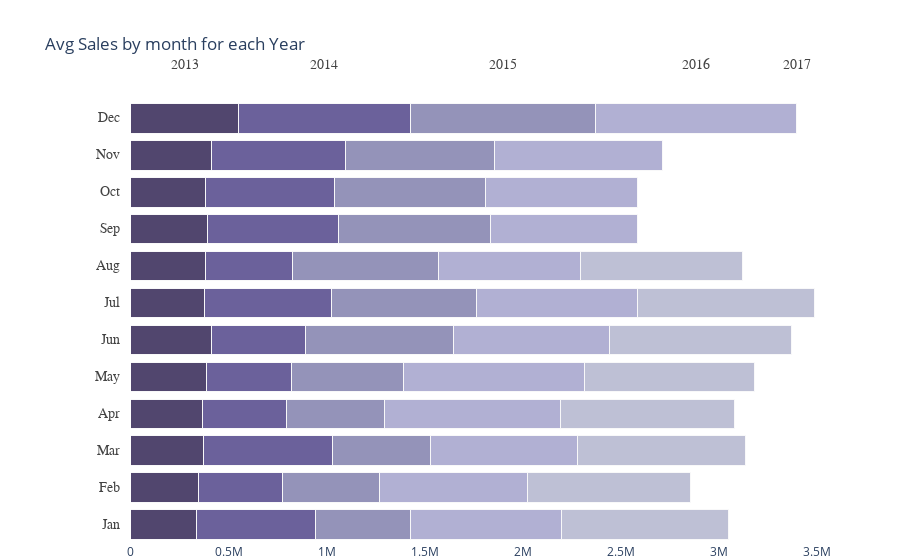

Notebook code for this chart:
### Code cell
# top levels
top_labels = ['2013', '2014', '2015', '2016', '2017']

colors = ['rgba(38, 24, 74, 0.8)', 'rgba(71, 58, 131, 0.8)',
          'rgba(122, 120, 168, 0.8)', 'rgba(164, 163, 204, 0.85)',
          'rgba(190, 192, 213, 1)']

# X axis value 
data_year = data_year[['s13','s14','s15','s16','s17']].replace(np.nan,0)
x_data = data_year.values

# y axis value (Month)
data_2013['month'] =['Jan','Feb','Mar','Apr','May','Jun','Jul','Aug','Sep','Oct','Nov','Dec']
y_data = data_2013['month'].tolist()

fig = go.Figure()
for i in range(0, len(x_data[0])):
    for xd, yd in zip(x_data, y_data):
        fig.add_trace(go.Bar(
            x=[xd[i]], y=[yd],
            orientation='h',
            marker=dict(
                color=colors[i],
                line=dict(color='rgb(248, 248, 249)', width=1)
            )
        ))

fig.update_layout(title='Avg Sales by month for each Year',
    xaxis=dict(showgrid=False, 
               zeroline=False, domain=[0.15, 1]),
    yaxis=dict(showgrid=False, showline=False,
               showticklabels=False, zeroline=False),
    barmode='stack', 
    template="plotly_white",
    margin=dict(l=0, r=50, t=100, b=10),
    showlegend=False, 
)

annotations = []
for yd, xd in zip(y_data, x_data):
    # labeling the y-axis
    annotations.append(dict(xref='paper', yref='y',
                            x=0.14, y=yd,
                            xanchor='right',
                            text=str(yd),
                            font=dict(family='Arial', size=14,
                                      color='rgb(67, 67, 67)'),
                            showarrow=False, align='right'))
    # labeling the first Likert scale (on the top)
    if yd == y_data[-1]:
        annotations.append(dict(xref='x', yref='paper',
                                x=xd[0] / 2, y=1.1,
                                text=top_labels[0],
                                font=dict(family='Arial', size=14,
                                          color='rgb(67, 67, 67)'),
                          showarrow=False))
    space = xd[0]
    for i in range(1, len(xd)):
            # labeling the Likert scale
            if yd == y_data[-1]:
                annotations.append(dict(xref='x', yref='paper',
                                        x=space + (xd[i]/2), y=1.1,
                                        text=top_labels[i],
                                        font=dict(family='Arial', size=14,
                                                  color='rgb(67, 67, 67)'),
                                        showarrow=False))
            space += xd[i]
fig.update_layout(
    annotations=annotations)
fig.show()

### Figure 1 — Plotly figure (JSON) as saved in the notebook; plotly's stock layout.template omitted (floating-point values rounded to 4 significant figures)
{"data": [{"marker": {"color": "rgba(38, 24, 74, 0.8)", "line": {"color": "rgb(248, 248, 249)", "width": 1}}, "orientation": "h", "type": "bar", "x": [333100.0], "y": ["Jan"]}, {"marker": {"color": "rgba(38, 24, 74, 0.8)", "line": {"color": "rgb(248, 248, 249)", "width": 1}}, "orientation": "h", "type": "bar", "x": [345000.0], "y": ["Feb"]}, {"marker": {"color": "rgba(38, 24, 74, 0.8)", "line": {"color": "rgb(248, 248, 249)", "width": 1}}, "orientation": "h", "type": "bar", "x": [368700.0], "y": ["Mar"]}, {"marker": {"color": "rgba(38, 24, 74, 0.8)", "line": {"color": "rgb(248, 248, 249)", "width": 1}}, "orientation": "h", "type": "bar", "x": [366400.0], "y": ["Apr"]}, {"marker": {"color": "rgba(38, 24, 74, 0.8)", "line": {"color": "rgb(248, 248, 249)", "width": 1}}, "orientation": "h", "type": "bar", "x": [386600.0], "y": ["May"]}, {"marker": {"color": "rgba(38, 24, 74, 0.8)", "line": {"color": "rgb(248, 248, 249)", "width": 1}}, "orientation": "h", "type": "bar", "x": [410000.0], "y": ["Jun"]}, {"marker": {"color": "rgba(38, 24, 74, 0.8)", "line": {"color": "rgb(248, 248, 249)", "width": 1}}, "orientation": "h", "type": "bar", "x": [375200.0], "y": ["Jul"]}, {"marker": {"color": "rgba(38, 24, 74, 0.8)", "line": {"color": "rgb(248, 248, 249)", "width": 1}}, "orientation": "h", "type": "bar", "x": [378600.0], "y": ["Aug"]}, {"marker": {"color": "rgba(38, 24, 74, 0.8)", "line": {"color": "rgb(248, 248, 249)", "width": 1}}, "orientation": "h", "type": "bar", "x": [393100.0], "y": ["Sep"]}, {"marker": {"color": "rgba(38, 24, 74, 0.8)", "line": {"color": "rgb(248, 248, 249)", "width": 1}}, "orientation": "h", "type": "bar", "x": [379900.0], "y": ["Oct"]}, {"marker": {"color": "rgba(38, 24, 74, 0.8)", "line": {"color": "rgb(248, 248, 249)", "width": 1}}, "orientation": "h", "type": "bar", "x": [411900.0], "y": ["Nov"]}, {"marker": {"color": "rgba(38, 24, 74, 0.8)", "line": {"color": "rgb(248, 248, 249)", "width": 1}}, "orientation": "h", "type": "bar", "x": [550000.0], "y": ["Dec"]}, {"marker": {"color": "rgba(71, 58, 131, 0.8)", "line": {"color": "rgb(248, 248, 249)", "width": 1}}, "orientation": "h", "type": "bar", "x": [610100.0], "y": ["Jan"]}, {"marker": {"color": "rgba(71, 58, 131, 0.8)", "line": {"color": "rgb(248, 248, 249)", "width": 1}}, "orientation": "h", "type": "bar", "x": [429900.0], "y": ["Feb"]}, {"marker": {"color": "rgba(71, 58, 131, 0.8)", "line": {"color": "rgb(248, 248, 249)", "width": 1}}, "orientation": "h", "type": "bar", "x": [657000.0], "y": ["Mar"]}, {"marker": {"color": "rgba(71, 58, 131, 0.8)", "line": {"color": "rgb(248, 248, 249)", "width": 1}}, "orientation": "h", "type": "bar", "x": [428700.0], "y": ["Apr"]}, {"marker": {"color": "rgba(71, 58, 131, 0.8)", "line": {"color": "rgb(248, 248, 249)", "width": 1}}, "orientation": "h", "type": "bar", "x": [431600.0], "y": ["May"]}, {"marker": {"color": "rgba(71, 58, 131, 0.8)", "line": {"color": "rgb(248, 248, 249)", "width": 1}}, "orientation": "h", "type": "bar", "x": [479500.0], "y": ["Jun"]}, {"marker": {"color": "rgba(71, 58, 131, 0.8)", "line": {"color": "rgb(248, 248, 249)", "width": 1}}, "orientation": "h", "type": "bar", "x": [645300.0], "y": ["Jul"]}, {"marker": {"color": "rgba(71, 58, 131, 0.8)", "line": {"color": "rgb(248, 248, 249)", "width": 1}}, "orientation": "h", "type": "bar", "x": [447900.0], "y": ["Aug"]}, {"marker": {"color": "rgba(71, 58, 131, 0.8)", "line": {"color": "rgb(248, 248, 249)", "width": 1}}, "orientation": "h", "type": "bar", "x": [667400.0], "y": ["Sep"]}, {"marker": {"color": "rgba(71, 58, 131, 0.8)", "line": {"color": "rgb(248, 248, 249)", "width": 1}}, "orientation": "h", "type": "bar", "x": [657900.0], "y": ["Oct"]}, {"marker": {"color": "rgba(71, 58, 131, 0.8)", "line": {"color": "rgb(248, 248, 249)", "width": 1}}, "orientation": "h", "type": "bar", "x": [684400.0], "y": ["Nov"]}, {"marker": {"color": "rgba(71, 58, 131, 0.8)", "line": {"color": "rgb(248, 248, 249)", "width": 1}}, "orientation": "h", "type": "bar", "x": [874000.0], "y": ["Dec"]}, {"marker": {"color": "rgba(122, 120, 168, 0.8)", "line": {"color": "rgb(248, 248, 249)", "width": 1}}, "orientation": "h", "type": "bar", "x": [480500.0], "y": ["Jan"]}, {"marker": {"color": "rgba(122, 120, 168, 0.8)", "line": {"color": "rgb(248, 248, 249)", "width": 1}}, "orientation": "h", "type": "bar", "x": [490800.0], "y": ["Feb"]}, {"marker": {"color": "rgba(122, 120, 168, 0.8)", "line": {"color": "rgb(248, 248, 249)", "width": 1}}, "orientation": "h", "type": "bar", "x": [503200.0], "y": ["Mar"]}, {"marker": {"color": "rgba(122, 120, 168, 0.8)", "line": {"color": "rgb(248, 248, 249)", "width": 1}}, "orientation": "h", "type": "bar", "x": [498500.0], "y": ["Apr"]}, {"marker": {"color": "rgba(122, 120, 168, 0.8)", "line": {"color": "rgb(248, 248, 249)", "width": 1}}, "orientation": "h", "type": "bar", "x": [571900.0], "y": ["May"]}, {"marker": {"color": "rgba(122, 120, 168, 0.8)", "line": {"color": "rgb(248, 248, 249)", "width": 1}}, "orientation": "h", "type": "bar", "x": [755100.0], "y": ["Jun"]}, {"marker": {"color": "rgba(122, 120, 168, 0.8)", "line": {"color": "rgb(248, 248, 249)", "width": 1}}, "orientation": "h", "type": "bar", "x": [741400.0], "y": ["Jul"]}, {"marker": {"color": "rgba(122, 120, 168, 0.8)", "line": {"color": "rgb(248, 248, 249)", "width": 1}}, "orientation": "h", "type": "bar", "x": [740800.0], "y": ["Aug"]}, {"marker": {"color": "rgba(122, 120, 168, 0.8)", "line": {"color": "rgb(248, 248, 249)", "width": 1}}, "orientation": "h", "type": "bar", "x": [774700.0], "y": ["Sep"]}, {"marker": {"color": "rgba(122, 120, 168, 0.8)", "line": {"color": "rgb(248, 248, 249)", "width": 1}}, "orientation": "h", "type": "bar", "x": [770300.0], "y": ["Oct"]}, {"marker": {"color": "rgba(122, 120, 168, 0.8)", "line": {"color": "rgb(248, 248, 249)", "width": 1}}, "orientation": "h", "type": "bar", "x": [760200.0], "y": ["Nov"]}, {"marker": {"color": "rgba(122, 120, 168, 0.8)", "line": {"color": "rgb(248, 248, 249)", "width": 1}}, "orientation": "h", "type": "bar", "x": [946200.0], "y": ["Dec"]}, {"marker": {"color": "rgba(164, 163, 204, 0.85)", "line": {"color": "rgb(248, 248, 249)", "width": 1}}, "orientation": "h", "type": "bar", "x": [773500.0], "y": ["Jan"]}, {"marker": {"color": "rgba(164, 163, 204, 0.85)", "line": {"color": "rgb(248, 248, 249)", "width": 1}}, "orientation": "h", "type": "bar", "x": [756800.0], "y": ["Feb"]}, {"marker": {"color": "rgba(164, 163, 204, 0.85)", "line": {"color": "rgb(248, 248, 249)", "width": 1}}, "orientation": "h", "type": "bar", "x": [746200.0], "y": ["Mar"]}, {"marker": {"color": "rgba(164, 163, 204, 0.85)", "line": {"color": "rgb(248, 248, 249)", "width": 1}}, "orientation": "h", "type": "bar", "x": [898800.0], "y": ["Apr"]}, {"marker": {"color": "rgba(164, 163, 204, 0.85)", "line": {"color": "rgb(248, 248, 249)", "width": 1}}, "orientation": "h", "type": "bar", "x": [920800.0], "y": ["May"]}, {"marker": {"color": "rgba(164, 163, 204, 0.85)", "line": {"color": "rgb(248, 248, 249)", "width": 1}}, "orientation": "h", "type": "bar", "x": [797700.0], "y": ["Jun"]}, {"marker": {"color": "rgba(164, 163, 204, 0.85)", "line": {"color": "rgb(248, 248, 249)", "width": 1}}, "orientation": "h", "type": "bar", "x": [820600.0], "y": ["Jul"]}, {"marker": {"color": "rgba(164, 163, 204, 0.85)", "line": {"color": "rgb(248, 248, 249)", "width": 1}}, "orientation": "h", "type": "bar", "x": [724300.0], "y": ["Aug"]}, {"marker": {"color": "rgba(164, 163, 204, 0.85)", "line": {"color": "rgb(248, 248, 249)", "width": 1}}, "orientation": "h", "type": "bar", "x": [747200.0], "y": ["Sep"]}, {"marker": {"color": "rgba(164, 163, 204, 0.85)", "line": {"color": "rgb(248, 248, 249)", "width": 1}}, "orientation": "h", "type": "bar", "x": [775200.0], "y": ["Oct"]}, {"marker": {"color": "rgba(164, 163, 204, 0.85)", "line": {"color": "rgb(248, 248, 249)", "width": 1}}, "orientation": "h", "type": "bar", "x": [852400.0], "y": ["Nov"]}, {"marker": {"color": "rgba(164, 163, 204, 0.85)", "line": {"color": "rgb(248, 248, 249)", "width": 1}}, "orientation": "h", "type": "bar", "x": [1026000.0], "y": ["Dec"]}, {"marker": {"color": "rgba(190, 192, 213, 1)", "line": {"color": "rgb(248, 248, 249)", "width": 1}}, "orientation": "h", "type": "bar", "x": [849300.0], "y": ["Jan"]}, {"marker": {"color": "rgba(190, 192, 213, 1)", "line": {"color": "rgb(248, 248, 249)", "width": 1}}, "orientation": "h", "type": "bar", "x": [830400.0], "y": ["Feb"]}, {"marker": {"color": "rgba(190, 192, 213, 1)", "line": {"color": "rgb(248, 248, 249)", "width": 1}}, "orientation": "h", "type": "bar", "x": [861400.0], "y": ["Mar"]}, {"marker": {"color": "rgba(190, 192, 213, 1)", "line": {"color": "rgb(248, 248, 249)", "width": 1}}, "orientation": "h", "type": "bar", "x": [887900.0], "y": ["Apr"]}, {"marker": {"color": "rgba(190, 192, 213, 1)", "line": {"color": "rgb(248, 248, 249)", "width": 1}}, "orientation": "h", "type": "bar", "x": [868100.0], "y": ["May"]}, {"marker": {"color": "rgba(190, 192, 213, 1)", "line": {"color": "rgb(248, 248, 249)", "width": 1}}, "orientation": "h", "type": "bar", "x": [928900.0], "y": ["Jun"]}, {"marker": {"color": "rgba(190, 192, 213, 1)", "line": {"color": "rgb(248, 248, 249)", "width": 1}}, "orientation": "h", "type": "bar", "x": [901200.0], "y": ["Jul"]}, {"marker": {"color": "rgba(190, 192, 213, 1)", "line": {"color": "rgb(248, 248, 249)", "width": 1}}, "orientation": "h", "type": "bar", "x": [828900.0], "y": ["Aug"]}, {"marker": {"color": "rgba(190, 192, 213, 1)", "line": {"color": "rgb(248, 248, 249)", "width": 1}}, "orientation": "h", "type": "bar", "x": [0], "y": ["Sep"]}, {"marker": {"color": "rgba(190, 192, 213, 1)", "line": {"color": "rgb(248, 248, 249)", "width": 1}}, "orientation": "h", "type": "bar", "x": [0], "y": ["Oct"]}, {"marker": {"color": "rgba(190, 192, 213, 1)", "line": {"color": "rgb(248, 248, 249)", "width": 1}}, "orientation": "h", "type": "bar", "x": [0], "y": ["Nov"]}, {"marker": {"color": "rgba(190, 192, 213, 1)", "line": {"color": "rgb(248, 248, 249)", "width": 1}}, "orientation": "h", "type": "bar", "x": [0], "y": ["Dec"]}], "layout": {"annotations": [{"align": "right", "font": {"color": "rgb(67, 67, 67)", "family": "Arial", "size": 14}, "showarrow": false, "text": "Jan", "x": 0.14, "xanchor": "right", "xref": "paper", "y": "Jan", "yref": "y"}, {"align": "right", "font": {"color": "rgb(67, 67, 67)", "family": "Arial", "size": 14}, "showarrow": false, "text": "Feb", "x": 0.14, "xanchor": "right", "xref": "paper", "y": "Feb", "yref": "y"}, {"align": "right", "font": {"color": "rgb(67, 67, 67)", "family": "Arial", "size": 14}, "showarrow": false, "text": "Mar", "x": 0.14, "xanchor": "right", "xref": "paper", "y": "Mar", "yref": "y"}, {"align": "right", "font": {"color": "rgb(67, 67, 67)", "family": "Arial", "size": 14}, "showarrow": false, "text": "Apr", "x": 0.14, "xanchor": "right", "xref": "paper", "y": "Apr", "yref": "y"}, {"align": "right", "font": {"color": "rgb(67, 67, 67)", "family": "Arial", "size": 14}, "showarrow": false, "text": "May", "x": 0.14, "xanchor": "right", "xref": "paper", "y": "May", "yref": "y"}, {"align": "right", "font": {"color": "rgb(67, 67, 67)", "family": "Arial", "size": 14}, "showarrow": false, "text": "Jun", "x": 0.14, "xanchor": "right", "xref": "paper", "y": "Jun", "yref": "y"}, {"align": "right", "font": {"color": "rgb(67, 67, 67)", "family": "Arial", "size": 14}, "showarrow": false, "text": "Jul", "x": 0.14, "xanchor": "right", "xref": "paper", "y": "Jul", "yref": "y"}, {"align": "right", "font": {"color": "rgb(67, 67, 67)", "family": "Arial", "size": 14}, "showarrow": false, "text": "Aug", "x": 0.14, "xanchor": "right", "xref": "paper", "y": "Aug", "yref": "y"}, {"align": "right", "font": {"color": "rgb(67, 67, 67)", "family": "Arial", "size": 14}, "showarrow": false, "text": "Sep", "x": 0.14, "xanchor": "right", "xref": "paper", "y": "Sep", "yref": "y"}, {"align": "right", "font": {"color": "rgb(67, 67, 67)", "family": "Arial", "size": 14}, "showarrow": false, "text": "Oct", "x": 0.14, "xanchor": "right", "xref": "paper", "y": "Oct", "yref": "y"}, {"align": "right", "font": {"color": "rgb(67, 67, 67)", "family": "Arial", "size": 14}, "showarrow": false, "text": "Nov", "x": 0.14, "xanchor": "right", "xref": "paper", "y": "Nov", "yref": "y"}, {"align": "right", "font": {"color": "rgb(67, 67, 67)", "family": "Arial", "size": 14}, "showarrow": false, "text": "Dec", "x": 0.14, "xanchor": "right", "xref": "paper", "y": "Dec", "yref": "y"}, {"font": {"color": "rgb(67, 67, 67)", "family": "Arial", "size": 14}, "showarrow": false, "text": "2013", "x": 275000.0, "xref": "x", "y": 1.1, "yref": "paper"}, {"font": {"color": "rgb(67, 67, 67)", "family": "Arial", "size": 14}, "showarrow": false, "text": "2014", "x": 987000.0, "xref": "x", "y": 1.1, "yref": "paper"}, {"font": {"color": "rgb(67, 67, 67)", "family": "Arial", "size": 14}, "showarrow": false, "text": "2015", "x": 1897000.0, "xref": "x", "y": 1.1, "yref": "paper"}, {"font": {"color": "rgb(67, 67, 67)", "family": "Arial", "size": 14}, "showarrow": false, "text": "2016", "x": 2883000.0, "xref": "x", "y": 1.1, "yref": "paper"}, {"font": {"color": "rgb(67, 67, 67)", "family": "Arial", "size": 14}, "showarrow": false, "text": "2017", "x": 3396000.0, "xref": "x", "y": 1.1, "yref": "paper"}], "barmode": "stack", "margin": {"b": 10, "l": 0, "r": 50, "t": 100}, "showlegend": false, "title": {"text": "Avg Sales by month for each Year"}, "xaxis": {"domain": [0.15, 1], "showgrid": false, "zeroline": false}, "yaxis": {"showgrid": false, "showline": false, "showticklabels": false, "zeroline": false}}}
